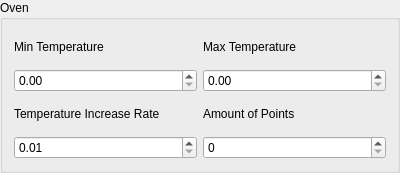
<?xml version="1.0" encoding="UTF-8"?>
<ui version="4.0">
 <class>GroupBox</class>
 <widget class="QGroupBox" name="GroupBox">
  <property name="geometry">
   <rect>
    <x>0</x>
    <y>0</y>
    <width>400</width>
    <height>173</height>
   </rect>
  </property>
  <property name="windowTitle">
   <string>GroupBox</string>
  </property>
  <property name="title">
   <string>Oven</string>
  </property>
  <layout class="QGridLayout" name="gridLayout">
   <item row="1" column="1">
    <widget class="QLabel" name="max_temp_lb">
     <property name="text">
      <string>Max Temperature</string>
     </property>
    </widget>
   </item>
   <item row="3" column="0">
    <widget class="QLabel" name="rate_temp_lb">
     <property name="text">
      <string>Temperature Increase Rate</string>
     </property>
    </widget>
   </item>
   <item row="2" column="1">
    <widget class="QDoubleSpinBox" name="max_temp_sb">
     <property name="maximum">
      <double>200.000000000000000</double>
     </property>
    </widget>
   </item>
   <item row="3" column="1">
    <widget class="QLabel" name="amount_temp_lb">
     <property name="text">
      <string>Amount of Points</string>
     </property>
    </widget>
   </item>
   <item row="2" column="0">
    <widget class="QDoubleSpinBox" name="min_temp_sb">
     <property name="maximum">
      <double>200.000000000000000</double>
     </property>
    </widget>
   </item>
   <item row="4" column="0">
    <widget class="QDoubleSpinBox" name="rate_temp_sb">
     <property name="minimum">
      <double>0.010000000000000</double>
     </property>
     <property name="maximum">
      <double>200.000000000000000</double>
     </property>
    </widget>
   </item>
   <item row="4" column="1">
    <widget class="QSpinBox" name="amount_temp_sb"/>
   </item>
   <item row="1" column="0">
    <widget class="QLabel" name="min_temp_lb">
     <property name="text">
      <string>Min Temperature</string>
     </property>
    </widget>
   </item>
  </layout>
 </widget>
 <resources/>
 <connections/>
</ui>
